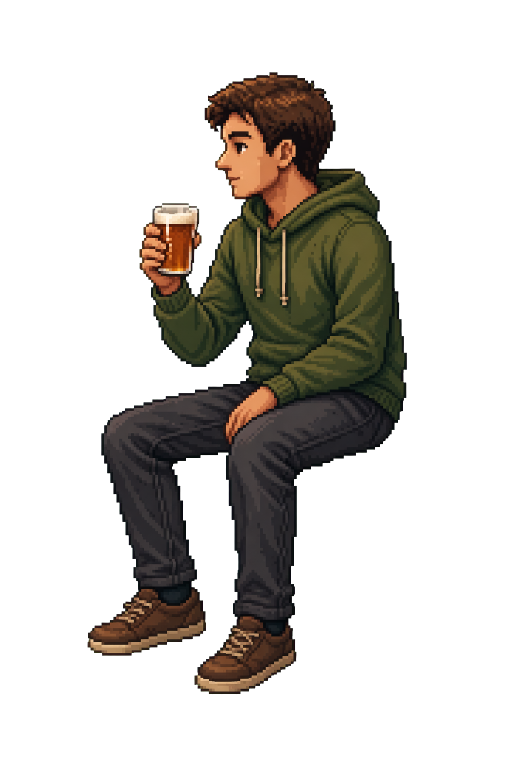
#> input picture assets/pubpaid/characters/guest-seated-v2.png, 1024 x 1536 px, given in place of caio_pix_master_front_96x144_alpha.png, which was not available (shown at 1/2 size)
$ python build_hyperreal_anim_v1.py
#> lines starting #> are read from the running program, lines starting #| are printed output that depends on the picture; pictures that were not available may be replaced by others from this repository, and a replacement may not be noted
from PIL import Image, ImageEnhance, ImageDraw
import os, json, math, time

SRC_DIR = 'C:/Users/junio/projeto codex/assets/pubpaid/sprite-candidates/hyperreal-main-options-v1'
OUT = 'C:/Users/junio/projeto codex/assets/pubpaid/sprite-candidates/hyperreal-main-options-anim-v1'
os.makedirs(OUT, exist_ok=True)
W, H = 96, 144
ROWS = ['down','down-right','right','up-right','up','up-left','left','down-left']
ANIMS = ['idle_breathe','walk','idle_phone','wave','receive_item','win_pose']
CHARS = {
    'caio_pix': {
        'name': 'Caio Pix',
        'role': 'protagonista masculino / carteira digital / rua-bar',
        'front': os.path.join(SRC_DIR, 'caio_pix_master_front_96x144_alpha.png'),
        'accent': (16, 245, 122, 255),
        'skin': (198, 135, 92, 255),
        'gold': (230, 184, 74, 255),
    },
    'rafa_dealer': {
        'name': 'Rafa Dealer',
        'role': 'protagonista feminina premium / dealer estrategista',
        'front': os.path.join(SRC_DIR, 'rafa_dealer_master_front_96x144_alpha.png'),
        'accent': (26, 255, 150, 255),
        'skin': (178, 118, 82, 255),
        'gold': (238, 188, 82, 255),
    },
}

def paste_center(dst, src, dx=0, dy=0):
    x = (W - src.width) // 2 + dx
    y = dy
    dst.alpha_composite(src, (x, y))

def darken(im, factor=0.72):
    r, g, b, a = im.split()
    rgb = Image.merge('RGB', (r, g, b))
    rgb = ImageEnhance.Brightness(rgb).enhance(factor)
    return Image.merge('RGBA', (*rgb.split(), a))

def tint(im, color=(10, 12, 14), amount=0.35):
    mask = im.getchannel('A')
    solid = Image.new('RGBA', im.size, color + (int(255 * amount),))
    out = im.copy()
    out.alpha_composite(solid)
    out.putalpha(mask)
    return out

def make_dir(front, dir_idx):
    # Direction proxies from a true front concept. Review draft, not final directional art.
    if dir_idx == 0:
        return front.copy()
    if dir_idx == 1:
        im = front.resize((88, H), Image.Resampling.LANCZOS)
        d = Image.new('RGBA', (W, H), (0, 0, 0, 0))
        paste_center(d, im, dx=3)
        overlay = Image.new('RGBA', (W, H), (0, 0, 0, 0))
        od = ImageDraw.Draw(overlay)
        od.rectangle([0, 0, 40, H], fill=(0, 0, 0, 25))
        d.alpha_composite(overlay)
        return d
    if dir_idx == 2:
        im = front.resize((72, H), Image.Resampling.LANCZOS)
        d = Image.new('RGBA', (W, H), (0, 0, 0, 0))
        paste_center(d, im, dx=8)
        return darken(d, 0.92)
    if dir_idx == 3:
        im = make_dir(front, 2)
        return tint(darken(im, 0.74), (9, 12, 18), 0.28)
    if dir_idx == 4:
        im = darken(front.copy(), 0.58)
        ov = Image.new('RGBA', (W, H), (0, 0, 0, 0))
        d = ImageDraw.Draw(ov)
        d.rounded_rectangle([34, 40, 62, 88], radius=5, fill=(12, 18, 24, 96))
        d.ellipse([32, 14, 64, 43], fill=(18, 14, 12, 90))
        im.alpha_composite(ov)
        return im
    if dir_idx == 5:
        return make_dir(front, 3).transpose(Image.Transpose.FLIP_LEFT_RIGHT)
    if dir_idx == 6:
        return make_dir(front, 2).transpose(Image.Transpose.FLIP_LEFT_RIGHT)
    if dir_idx == 7:
        return make_dir(front, 1).transpose(Image.Transpose.FLIP_LEFT_RIGHT)
    return front.copy()

def add_shadow(frame):
    sh = Image.new('RGBA', (W, H), (0, 0, 0, 0))
    d = ImageDraw.Draw(sh)
    d.ellipse([30, 131, 66, 140], fill=(0, 0, 0, 72))
    sh.alpha_composite(frame)
    return sh

def compose_anim_frame(master, anim, frame_idx, meta, dir_idx):
    f = Image.new('RGBA', (W, H), (0, 0, 0, 0))
    im = master.copy()
    if anim == 'idle_breathe':
        dy = [0, -1, 0, 1][frame_idx]
        if frame_idx == 1:
            im = im.resize((W, 145), Image.Resampling.LANCZOS).crop((0, 0, W, H))
        f.alpha_composite(im, (0, dy))
    elif anim == 'walk':
        upper = im.crop((0, 0, W, 88))
        lower = im.crop((0, 88, W, H))
        xoff = [-2, 1, 2, -1][frame_idx]
        yoff = [0, -2, 0, -1][frame_idx]
        f.alpha_composite(upper, (0, yoff))
        legx = [2, -2, -1, 1][frame_idx]
        if dir_idx in (2, 3, 5, 6):
            legx *= 2
        f.alpha_composite(lower, (legx + xoff // 2, 88 - yoff // 2))
    elif anim == 'idle_phone':
        f.alpha_composite(im, (0, [0, 0, -1, 0][frame_idx]))
        d = ImageDraw.Draw(f)
        px = 60 if dir_idx not in (5, 6, 7) else 31
        py = [74, 68, 62, 68][frame_idx]
        d.rounded_rectangle([px, py, px + 8, py + 14], radius=2, fill=(8, 12, 18, 255), outline=meta['accent'])
        d.rectangle([px + 2, py + 3, px + 6, py + 10], fill=(0, 230, 160, 210))
    elif anim == 'wave':
        # Subtle review gesture: avoid fake cartoon limbs over hyper-real art.
        # Final production should redraw the arm/hand per direction.
        f.alpha_composite(im, (0, [0, -1, 0, 0][frame_idx]))
        d = ImageDraw.Draw(f)
        accent = meta['accent']
        side_right = dir_idx not in (5, 6, 7)
        px = 66 if side_right else 25
        py = [59, 55, 51, 55][frame_idx]
        d.ellipse([px - 2, py - 2, px + 4, py + 4], fill=(255, 205, 142, 210), outline=(45, 32, 25, 180))
        if frame_idx in (1, 2):
            d.arc([px - 8, py - 8, px + 10, py + 10], 210, 320, fill=accent, width=1)
    elif anim == 'receive_item':
        # Small object/hand-highlight only. Avoid large procedural hands.
        f.alpha_composite(im, (0, [0, -1, 0, 0][frame_idx]))
        d = ImageDraw.Draw(f)
        gold = meta['gold']
        y = [76, 73, 70, 73][frame_idx]
        d.ellipse([39, y, 44, y + 5], fill=(255, 205, 142, 160))
        d.ellipse([52, y, 57, y + 5], fill=(255, 205, 142, 160))
        if frame_idx >= 1:
            d.rounded_rectangle([44, y - 8, 53, y], radius=2, fill=gold, outline=(90, 60, 20, 235))
            d.line([46, y - 5, 51, y - 5], fill=(255, 240, 150, 255), width=1)
    elif anim == 'win_pose':
        # Celebration draft: body bounce + coin/token glow. No fake raised arms.
        f.alpha_composite(im, (0, [-1, -2, -1, 0][frame_idx]))
        d = ImageDraw.Draw(f)
        gold = meta['gold']
        accent = meta['accent']
        cx, cy = 49, 48 - frame_idx
        d.ellipse([cx - 5, cy - 5, cx + 5, cy + 5], fill=gold, outline=(90, 60, 20, 255))
        for a in range(0, 360, 90):
            d.line([cx, cy, cx + int(math.cos(math.radians(a)) * 9), cy + int(math.sin(math.radians(a)) * 9)], fill=accent, width=1)
    return add_shadow(f)

manifest = {
    'created_at': time.strftime('%Y-%m-%dT%H:%M:%S'),
    'status': 'review draft; generated from hyperreal front concepts; not applied to runtime; side/back and gesture overlays need manual art pass before production',
    'frame_size': [W, H],
    'sheet_size': [W * 4, H * 8],
    'columns': 4,
    'rows': ROWS,
    'animations': ANIMS,
    'anchor': [48, 138],
    'hitbox': {'x': 34, 'y': 96, 'w': 30, 'h': 39},
    'hurtbox': {'x': 25, 'y': 18, 'w': 46, 'h': 118},
    'interaction_box': {'front': {'x': 28, 'y': 92, 'w': 40, 'h': 42}},
    'characters': {},
}

for cid, meta in CHARS.items():
    front = Image.open(meta['front']).convert('RGBA')
#> front is the input picture: PIL image 1024x1536 RGBA; mean R, G, B, A 18.2, 15.2, 11, 66.3
    dirs = [make_dir(front, i) for i in range(8)]
#> call 2 of make_dir, with dir_idx = 1
#> in make_dir (call 2), `d = Image.new('RGBA', (W, H), (0, 0, 0, 0))`: d: PIL image 96x144 RGBA; every value is 0
#> in make_dir (call 2), `d.alpha_composite(overlay)`:
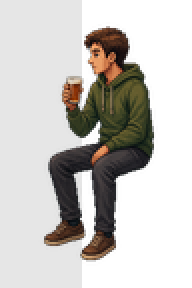
#> d: PIL image 96x144 RGBA (shown 2 times larger); mean R, G, B, A 17.6, 14.7, 10.5, 70; transparent parts drawn white
#> call 3 of make_dir, with dir_idx = 2
#> in make_dir (call 3), `im = front.resize((72, H), Image.Resampling.LANCZOS)`:
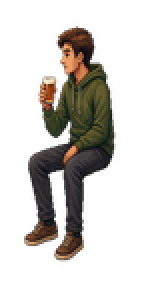
#> im: PIL image 72x144 RGBA (shown 2 times larger); mean R, G, B, A 21.1, 17.6, 12.6, 66.3; transparent parts drawn white
#> in tint, `out.alpha_composite(solid)`:
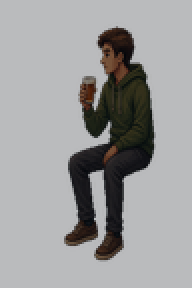
#> out: PIL image 96x144 RGBA (shown 2 times larger); mean R, G, B, A 14.5, 15.9, 19.4, 106.9; transparent parts drawn white
#> call 4 of darken, with factor = 0.58
#> in darken (call 4), `rgb = ImageEnhance.Brightness(rgb).enhance(factor)`:
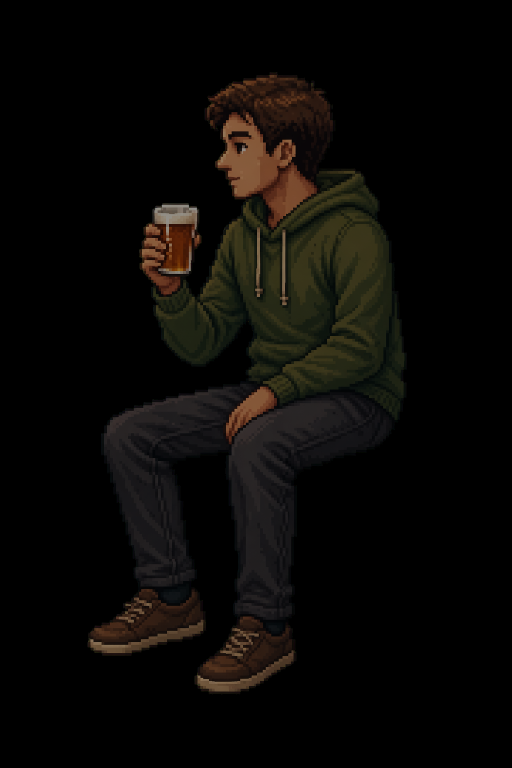
#> rgb: PIL image 1024x1536 RGB (shown at 1/2 size); mean R, G, B 10.4, 8.7, 6.3
#> in make_dir (call 12), `return make_dir(front, 1).transpose(Image.Transpose.FLIP_LEFT_RIGHT)`:
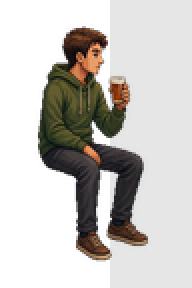
#> returned value: PIL image 96x144 RGBA (shown 2 times larger); mean R, G, B, A 17.6, 14.7, 10.5, 70; transparent parts drawn white
#> dirs = 8 items
    cdir = os.path.join(OUT, cid)
    os.makedirs(cdir, exist_ok=True)
    charrec = {'name': meta['name'], 'role': meta['role'], 'sheets': {}, 'quality_notes': []}
    for anim in ANIMS:
        sheet = Image.new('RGBA', (W * 4, H * 8), (0, 0, 0, 0))
        for row, master in enumerate(dirs):
            for col in range(4):
                frame = compose_anim_frame(master, anim, col, meta, row)
                sheet.alpha_composite(frame, (col * W, row * H))
        path = os.path.join(cdir, f'{cid}_{anim}_8dir_4f.png')
        sheet.save(path)
        charrec['sheets'][anim] = os.path.relpath(path, OUT).replace('\\', '/')
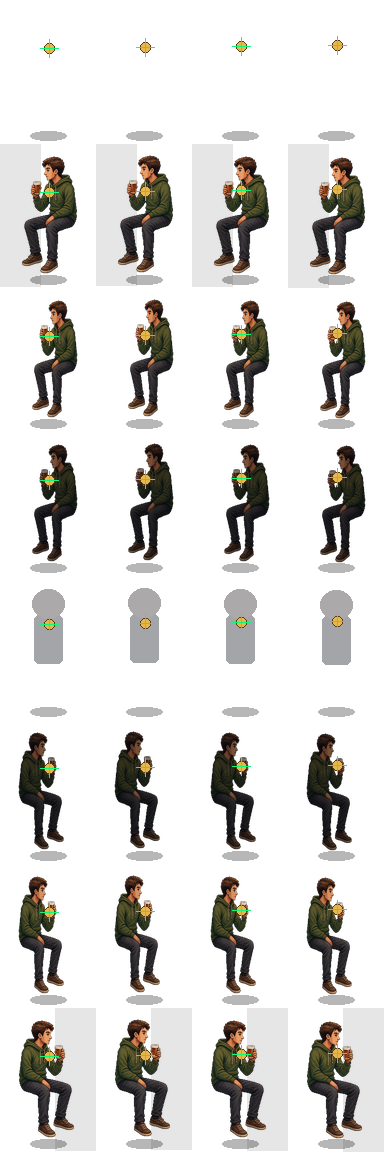
#> sheet: PIL image 384x1152 RGBA; mean R, G, B, A 10.8, 9.8, 7, 46.5; transparent parts drawn white
#> after the loop, charrec = 4 items
    board = Image.new('RGB', (4 * 160, len(ANIMS) * 210), (8, 8, 10))
    d = ImageDraw.Draw(board)
    y = 0
    for anim in ANIMS:
        sheet = Image.open(os.path.join(cdir, f'{cid}_{anim}_8dir_4f.png')).convert('RGBA')
        for col, row in enumerate([0, 2, 4, 6]):
            fr = sheet.crop((0, row * H, W, row * H + H)).resize((96, 144), Image.Resampling.NEAREST)
            bg = Image.new('RGBA', (150, 176), (18, 18, 22, 255))
            bg.alpha_composite(fr, ((150 - 96) // 2, 8))
            board.paste(bg.convert('RGB'), (col * 160 + 5, y + 24))
            d.text((col * 160 + 8, y + 2), ROWS[row], fill=(0, 255, 120))
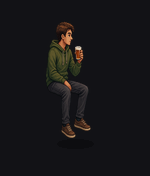
#> bg: PIL image 150x176 RGBA; mean R, G, B, A 22.7, 21.6, 23.6, 255
        d.text((8, y + 184), anim, fill=(255, 220, 90))
        y += 210
    board_path = os.path.join(cdir, f'{cid}_animation_contact_board.png')
    board.save(board_path)
    charrec['contact_board'] = os.path.relpath(board_path, OUT).replace('\\', '/')
    manifest['characters'][cid] = charrec

boards = []
for cid in CHARS:
    p = os.path.join(OUT, cid, f'{cid}_animation_contact_board.png')
    im = Image.open(p).convert('RGB')
    boards.append((cid, im))
combined = Image.new('RGB', (boards[0][1].width * 2 + 30, boards[0][1].height + 50), (5, 5, 7))
d = ImageDraw.Draw(combined)
for i, (cid, im) in enumerate(boards):
    x = i * (im.width + 30)
    combined.paste(im, (x, 40))
    d.text((x + 10, 10), CHARS[cid]['name'], fill=(0, 255, 120))
#> this loop made 2 passes
#> (cid, x) on passes 1 to 2: ('caio_pix', 0), ('rafa_dealer', 670)
combined_path = os.path.join(OUT, 'combined_animation_contact_board.png')
combined.save(combined_path)
manifest['combined_contact_board'] = 'combined_animation_contact_board.png'

html_data = {'rows': ROWS, 'animations': ANIMS, 'characters': {}}
for cid, rec in manifest['characters'].items():
    html_data['characters'][cid] = {'name': rec['name'], 'role': rec['role'], 'sheets': rec['sheets']}
#> this loop made 2 passes
#> cid on passes 1 to 2: 'caio_pix', 'rafa_dealer'
#> after the loop, html_data = 3 items

html_template = r'''<!doctype html>
<html lang="pt-BR">
<head>
<meta charset="utf-8" />
<meta name="viewport" content="width=device-width,initial-scale=1" />
<title>PubPaid - Hyperreal Main Character Animation Review v1</title>
<style>
:root{--bg:#050705;--panel:#0b120e;--green:#00ff7a;--gold:#e6b84a;--red:#ff355d;--muted:#8fbf9f;}
*{box-sizing:border-box} body{margin:0;background:radial-gradient(circle at top,#102018,#050705 50%);color:#dfffe9;font-family:Arial,Helvetica,sans-serif;}
header{padding:18px 22px;border-bottom:1px solid #0f3;color:var(--green);background:#020402;position:sticky;top:0;z-index:2} h1{font-size:20px;margin:0 0 6px} p{margin:4px 0;color:#b8d8c0}.wrap{display:grid;grid-template-columns:360px 1fr;gap:18px;padding:18px}.panel{background:rgba(5,12,9,.92);border:1px solid rgba(0,255,122,.25);border-radius:14px;padding:14px;box-shadow:0 0 22px rgba(0,255,122,.08)}label{display:block;margin-top:12px;color:var(--green);font-size:12px;text-transform:uppercase;letter-spacing:.08em}select,button{width:100%;background:#07110b;color:#dfffe9;border:1px solid rgba(0,255,122,.45);border-radius:10px;padding:10px;margin-top:6px}button{cursor:pointer}button:hover{background:#0d1f14}.stage{min-height:520px;display:grid;grid-template-columns:1fr 330px;gap:14px}.scene{position:relative;min-height:520px;border-radius:14px;overflow:hidden;background:linear-gradient(#15100b,#20140c 62%,#0c0c0c 63%);border:1px solid rgba(230,184,74,.25)}.floor{position:absolute;left:0;right:0;bottom:0;height:38%;background:repeating-linear-gradient(90deg,#2b160b 0 70px,#241006 70px 140px);border-top:4px solid #5b3516}.neon{position:absolute;left:24px;top:24px;color:#00ff7a;text-shadow:0 0 10px #00ff7a;font-weight:bold}.bar{position:absolute;right:36px;top:130px;width:220px;height:90px;border-radius:14px;background:#4b210d;border:2px solid #b87826;box-shadow:0 10px 0 #1e0c04}.spriteWrap{position:absolute;left:50%;bottom:92px;width:96px;height:144px;transform:translateX(-50%) scale(3);transform-origin:bottom center;image-rendering:auto}.sprite{width:96px;height:144px;background-repeat:no-repeat;background-size:384px 1152px;image-rendering:auto;filter:drop-shadow(0 8px 3px rgba(0,0,0,.65))}.pixelated .sprite{image-rendering:pixelated}.box{position:absolute;pointer-events:none;display:none}.showBoxes .hitbox{display:block;left:34px;top:96px;width:30px;height:39px;border:1px solid #ff355d;background:rgba(255,53,93,.16)}.showBoxes .hurtbox{display:block;left:25px;top:18px;width:46px;height:118px;border:1px solid #00d1ff;background:rgba(0,209,255,.08)}.info code{color:#fff;background:#07110b;border:1px solid rgba(0,255,122,.18);padding:2px 4px;border-radius:4px}.sheets{display:grid;grid-template-columns:repeat(auto-fit,minmax(280px,1fr));gap:12px;margin-top:14px}.sheet{width:100%;background:#111;border:1px solid rgba(0,255,122,.25);border-radius:10px;image-rendering:pixelated}.badge{display:inline-block;padding:3px 8px;border:1px solid rgba(0,255,122,.4);border-radius:999px;color:#00ff7a;margin-right:6px}.warn{color:#ffd36a;border-left:3px solid #e6b84a;padding-left:10px}.small{font-size:12px;color:#9db7a5}@media(max-width:900px){.wrap{grid-template-columns:1fr}.stage{grid-template-columns:1fr}.spriteWrap{transform:translateX(-50%) scale(2.4)}}
</style>
</head>
<body>
<header><h1>PubPaid - revisão de animações dos novos protagonistas v1</h1><p>Visualização local antes de aprovação geral. Não aplicado no runtime.</p></header>
<div class="wrap">
<section class="panel">
  <div class="warn"><b>Status honesto:</b> animações draft feitas a partir dos conceitos hiper-realistas frontais. Idle/walk/gestos estão testáveis; lados/costas ainda precisam passe manual para produção final.</div>
  <label>Personagem</label><select id="character"></select>
  <label>Animação</label><select id="animation"></select>
  <label>Direção</label><select id="direction"></select>
  <label>Velocidade</label><select id="speed"><option value="260">lento</option><option value="180" selected>normal</option><option value="110">rápido</option></select>
  <button id="toggleBoxes">Alternar hitbox/hurtbox</button>
  <button id="togglePixels">Alternar pixelated/suave</button>
  <button id="pause">Pausar/rodar</button>
  <hr style="border-color:rgba(0,255,122,.18)">
  <p><span class="badge">96x144</span><span class="badge">8 direções</span><span class="badge">4 frames</span></p>
  <p class="small">Controles mudam background-position do PNG sheet real. Caminhos relativos são testados por JS.</p>
</section>
<section class="stage">
  <div class="scene" id="scene"><div class="neon">PUBPAID BAR</div><div class="bar"></div><div class="floor"></div><div class="spriteWrap" id="spriteWrap"><div class="sprite" id="sprite"><div class="box hitbox"></div><div class="box hurtbox"></div></div></div></div>
  <div class="panel info"><h2 id="charName"></h2><p id="charRole"></p><p><b>Animações:</b> idle_breathe, walk, idle_phone, wave, receive_item, win_pose.</p><p><b>Anchor:</b> <code>48,138</code></p><p><b>Hitbox:</b> <code>x34 y96 w30 h39</code></p><p><b>Próximo passe:</b> redesenhar direções laterais/costas e limpar braço/mão dos gestos.</p></div>
</section>
<section class="panel" style="grid-column:1/-1"><h2>Sprite sheets gerados</h2><div id="sheetList" class="sheets"></div></section>
</div>
<script>
const DATA = __DATA__;
const FW=96, FH=144;
let frame=0, timer=null, paused=false;
const $=id=>document.getElementById(id);
function fill(){
  for(const [id,c] of Object.entries(DATA.characters)){ $('character').insertAdjacentHTML('beforeend',`<option value="${id}">${c.name}</option>`); }
  DATA.animations.forEach(a=>$('animation').insertAdjacentHTML('beforeend',`<option value="${a}">${a}</option>`));
  DATA.rows.forEach((d,i)=>$('direction').insertAdjacentHTML('beforeend',`<option value="${i}">${d}</option>`));
}
function current(){ const cid=$('character').value, anim=$('animation').value, dir=Number($('direction').value); return {cid, anim, dir, c:DATA.characters[cid]}; }
function render(){
  const {anim,dir,c}=current();
  const path=c.sheets[anim];
  const spr=$('sprite');
  spr.style.backgroundImage=`url('${path}')`;
  spr.style.backgroundPosition=`-${frame*FW}px -${dir*FH}px`;
  $('charName').textContent=c.name;
  $('charRole').textContent=c.role;
}
function rebuildSheets(){
 const {c}=current(); const box=$('sheetList'); box.innerHTML='';
 for(const [anim,path] of Object.entries(c.sheets)){
   const card=document.createElement('div'); card.innerHTML=`<p><b>${anim}</b><br><span class="small">${path}</span></p><img class="sheet" src="${path}" alt="${anim}">`; box.appendChild(card);
 }
}
function tick(){ if(!paused){ frame=(frame+1)%4; render(); } }
function restart(){ clearInterval(timer); timer=setInterval(tick, Number($('speed').value)); render(); rebuildSheets(); }
fill(); restart();
['character','animation','direction','speed'].forEach(id=>$(id).addEventListener('change',restart));
$('toggleBoxes').onclick=()=>$('spriteWrap').classList.toggle('showBoxes');
$('togglePixels').onclick=()=>document.body.classList.toggle('pixelated');
$('pause').onclick=()=>{paused=!paused;};
</script>
</body></html>'''
html = html_template.replace('__DATA__', json.dumps(html_data, ensure_ascii=False))
html_path = os.path.join(OUT, 'index.html')
with open(html_path, 'w', encoding='utf-8') as f:
    f.write(html)
manifest['html'] = 'index.html'
manifest_path = os.path.join(OUT, 'manifest.json')
with open(manifest_path, 'w', encoding='utf-8') as f:
    json.dump(manifest, f, indent=2, ensure_ascii=False)
print('OUT', OUT)
print('HTML', html_path)
print('MANIFEST', manifest_path)
print('BOARD', combined_path)
for cid in CHARS:
    print(cid, len(os.listdir(os.path.join(OUT, cid))), 'files')
